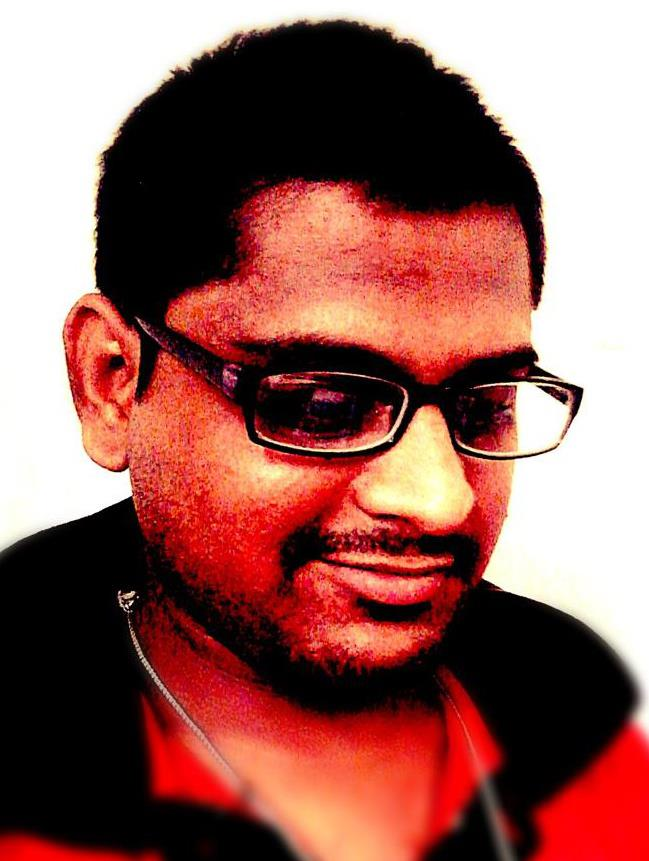
%> input picture HW09_Jain_Yash/mypic2.jpg, 649 x 861 px
$ octave --eval "HW09_part6('mypic2.jpg');"   (GNU Octave 9; MATLAB toolbox functions it lacks are replaced by stand-ins)
%> lines starting %> are read from the running program, lines starting %| are printed output that depends on the picture
function HW09_part6(filename)
%> called with filename = 'mypic2.jpg'
    % Reading the input image
    im = imread(filename);
%> im is the input picture: size 861x649x3 uint8; mean R, G, B 149.3, 97.4, 91

    edges = find_edges(im);
%> in find_edges, `im_edges        = im_in - im_blurred;`:
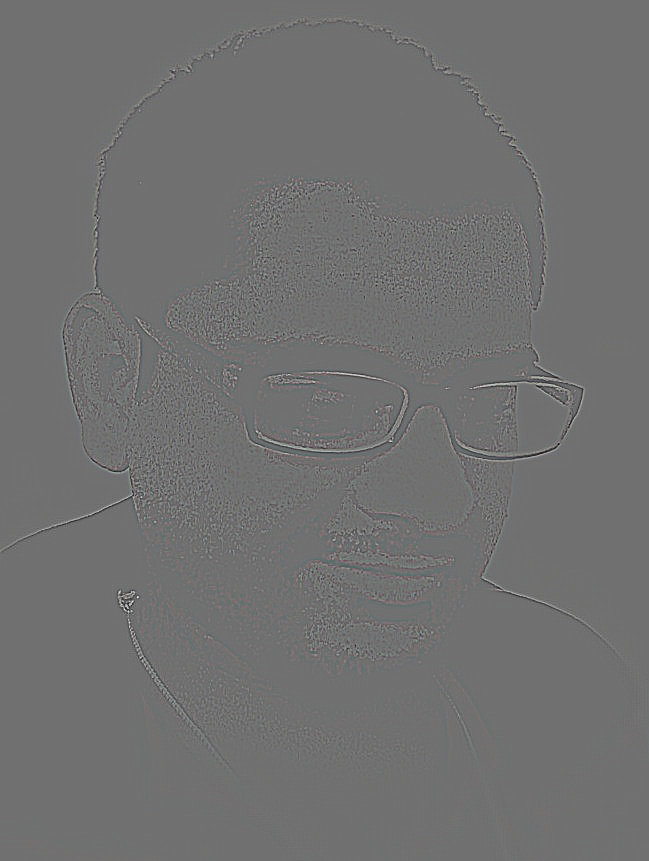
%> im_edges: size 861x649x3 double; mean R, G, B -5.01e-07, -2.63e-07, -3.78e-07; drawn with min black and max white
%> in find_edges, `im_new          = im_in + edge_amount_to_add_back_in * im_edges;`:
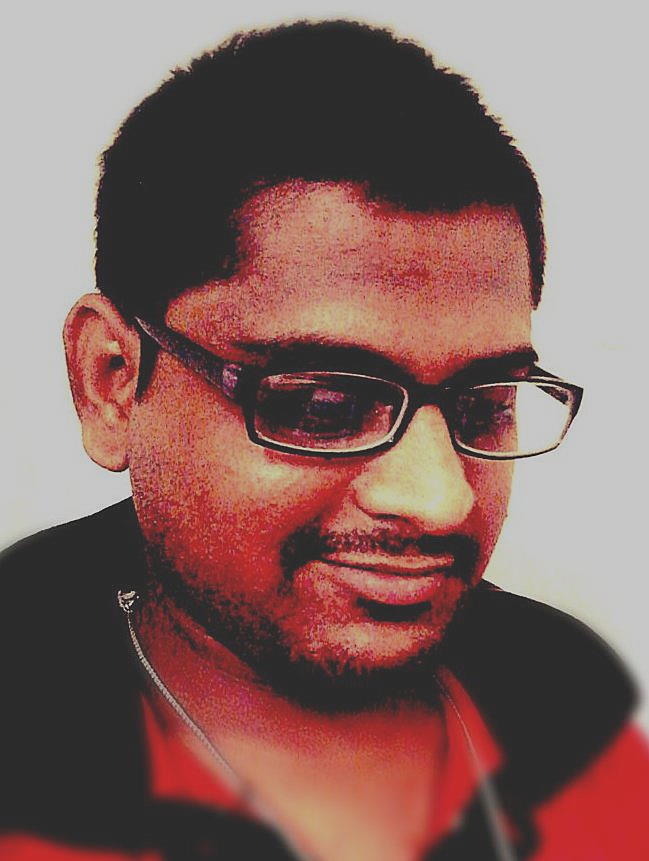
%> im_new: size 861x649x3 double; mean R, G, B 0.585, 0.382, 0.357; mean of the top-left, top-right, bottom-left and bottom-right quarters 0.495, 0.586, 0.26, 0.425; drawn with min black and max white
    thresholdEdge = strengthEdge(edges);
%> in strengthEdge, `max1 = max(edges(:));`: max1 = 0.511
%> after the loop in strengthEdge, `for ii = 1 : dims(1)`:
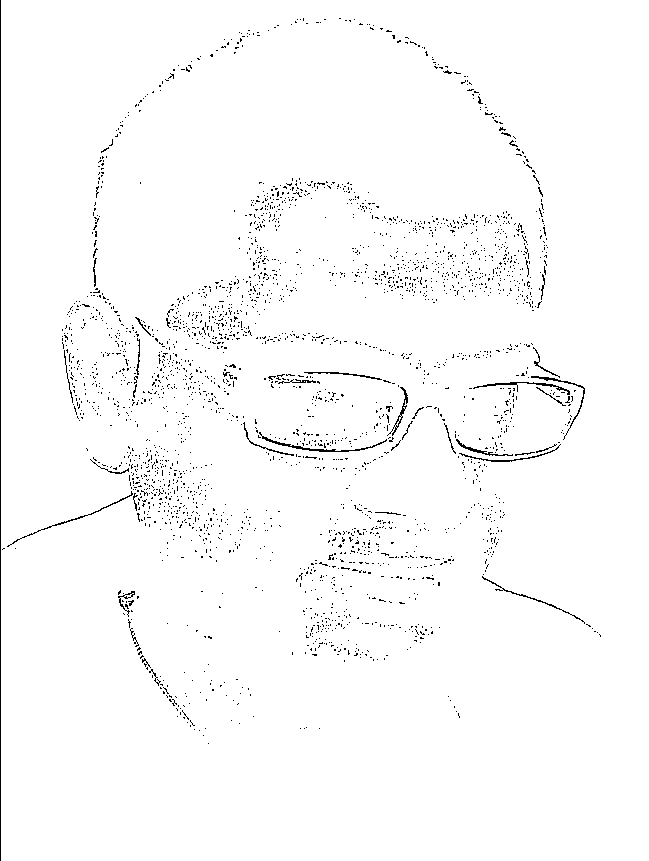
%> out: size 861x649 double; values 0 (black) and 1 (white), 98.2% white; black in thin lines or dots

    % Getting dimension of the input image
    dims = size( im );
%> dims = [861 649 3]

    % Displaying the original image
    figure;
    imagesc(im);
    k = 40;

    % Taking the LAB color space of given input image
    im          = rgb2lab(im);
%> im: size 861x649x3 double; mean of channels 1, 2, 3 47, 18.4, 15.5

    % Applying gaussinan filter to get the smoothen edges
    fltr        = fspecial( 'gauss', 15, 4 );
    im          = imfilter( im, fltr, 'same', 'repl' );
%> im: size 861x649x3 double; mean of channels 1, 2, 3 46.5, 18.3, 15.4

    % Gathering the x and y corrdinates to pass
    [xs, ys]    = meshgrid( 1:dims(2), 1:dims(1) );

    first       = im(:,:,1);
    second      = im(:,:,2);
    third       = im(:,:,3);
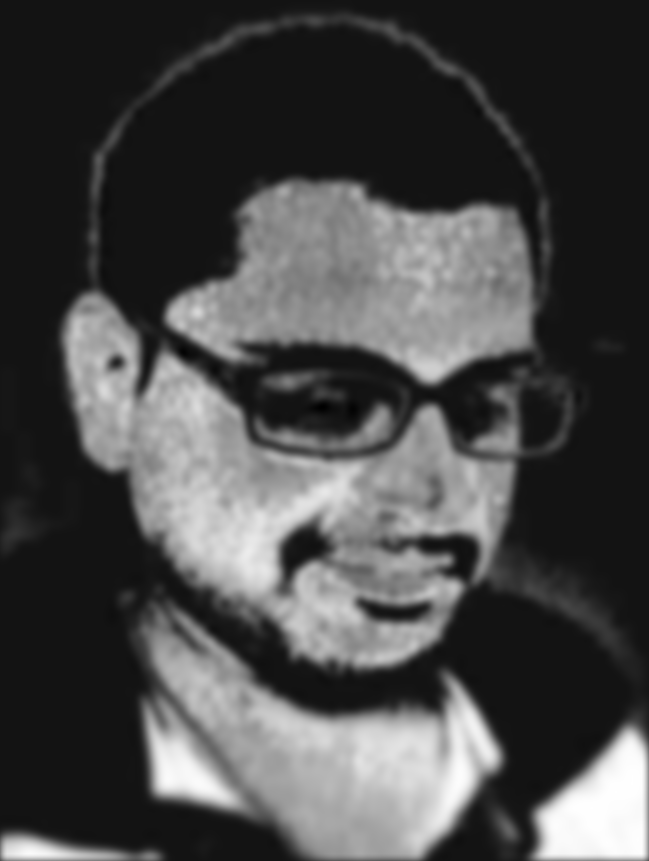
%> third: size 861x649 double; min -5.57, max 67, mean 15.4; drawn with min black and max white

    % Adjusting attributes
    xs1     = xs / 10 ; % balanceTheRange(xs);
    ys1     = ys / 10; % balanceTheRange(ys);
    first1   = first; % balanceTheRange(first);
    second1  = second; % balanceTheRange(second);
    third1   = third; % balanceTheRange(third);

    % Creating single attribute by combining l, a, b, x and y
    attributes  = [  double(first1(:)), double(second1(:)) ...
                    ,double(third1(:)),xs1(:), ys1(:)];

    % Applying k-means
    [cluster_id, centroids] = kmeans( attributes, k, 'MaxIter', 1 );
%> centroids = 40 rows, first 8: [99.46 -0.0558 0.275 54.25 6.57; 57.1 35.88 27.77 23.82 77.31; 3.12 2.82 1.14 14.28 36.12; 73.91 29.96 40.42 31.81 81.21; 39.22 52.49 34.72 28.81 25.99; 97.67 -0.584 2.37 58.08 54.4; 53.35 47.12 36.57 13.22 39.54; 48.76 65.93 50.96 30.64 73.37]
    % Creating image from the clustered output
    im_new      = reshape( cluster_id, dims(1), dims(2) );
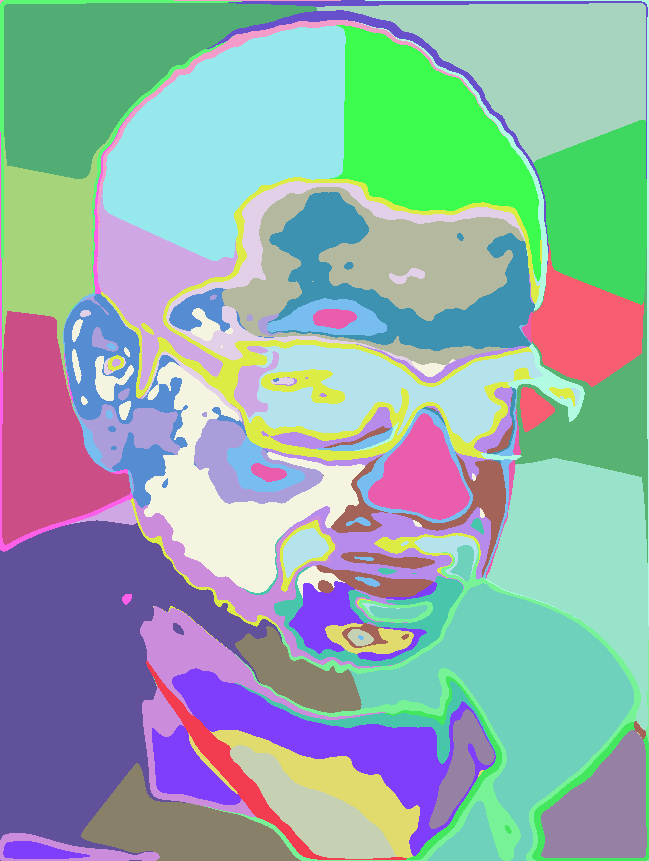
%> im_new: size 861x649 double; 40 distinct labels, from 1 to 40; one colour per label, 0 black

    lab_colormap = centroids( :, 1:3 );
%> lab_colormap = 40 rows, first 12: [99.46 -0.0558 0.275; 57.1 35.88 27.77; 3.12 2.82 1.14; 73.91 29.96 40.42; 39.22 52.49 34.72; 97.67 -0.584 2.37; 53.35 47.12 36.57; 48.76 65.93 50.96; 73.65 23.85 35.2; 51.13 77.06 63.3; 64.8 42.9 40.93; 94.83 1.68 4.52]
    rgb_colormap = lab2rgb( lab_colormap );
%> rgb_colormap = 40 rows, first 12: [0.994 0.994 0.992; 0.807 0.432 0.355; 0.0709 0.0357 0.0343; 0.989 0.623 0.427; 0.682 0.164 0.153; 0.977 0.974 0.956; 0.829 0.347 0.263; 0.87 0.171 0.123; 0.944 0.639 0.461; 0.957 0.0238 0.0262; 0.95 0.482 0.338; 0.97 0.936 0.908]

    %im_out = apply_borders(im_new,thresholdEdge);
    im_o = apply_borders(im_new,thresholdEdge);
    figure;
    imagesc( im_new );
    colorbar;
    colormap( rgb_colormap );
end

function res = apply_borders(im_out,out)
    dims = size(im_out);
%> dims = [861 649]
    for ii = 1: dims(1)
        for jj = 1:dims(2)
            if(out(ii,jj)~=1)
                im_out(ii,jj) = 0;
            end
        end
    end
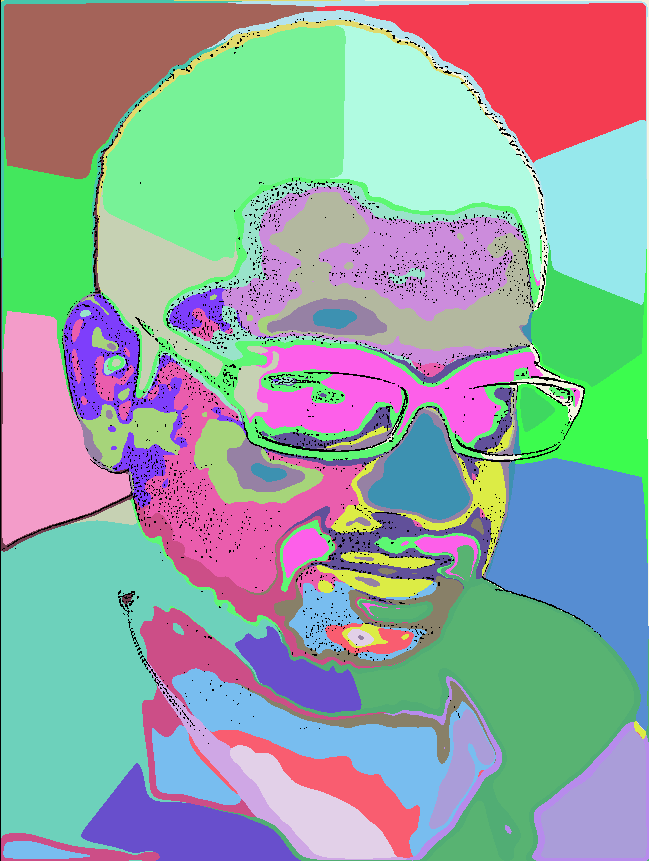
%> im_out: size 861x649 double; 41 distinct labels, from 0 to 40; one colour per label, 0 black

    avg =fspecial('average',4);
    im_out = imfilter(im_out,avg);
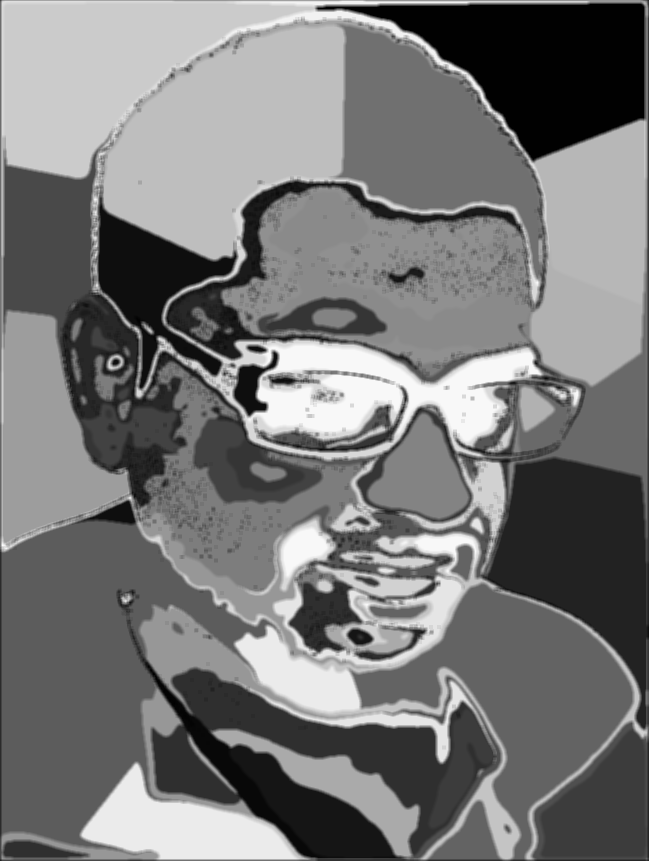
%> im_out: size 861x649 double; min 0.75, max 40, mean 19.2; drawn with min black and max white
    res = im_out;
end

function edges = find_edges(im)
    FS = 18;

    edge_amount_to_add_back_in = 0.75;

    im_in               = im2double( im );

    figure('Position',[10 10 768 768] );
    imagesc( im_in );
    colormap(gray);
    title( 'Input Image', 'FontSize', FS  );

    std_set         = 1;


        std_dev         = std_set;
        gauss_filter    = fspecial( 'gauss', 15, std_dev );
        im_blurred      = imfilter( im_in, gauss_filter, 'same', 'replicate' );
        ttl             = sprintf('Gaussian local average, with \\sigma of %6.2f ', std_dev );

        %
        %  Compute an estimate of the edges as the blurred image
        %  minus the original image:
        %
        im_edges        = im_in - im_blurred;

        %
        %  Enhance the image, by adding some amount of the
        %  estimated edges back on to the original image:
        %
        im_new          = im_in + edge_amount_to_add_back_in * im_edges;

        imagesc( im_new );
        colormap(gray);
        title( ttl, 'FontSize', FS );

        pause( 2 );
        edges = im_edges;
end

function res = strengthEdge(edges)
    max1 = max(edges(:));
    dims = size(edges);
    out = zeros(dims(1),dims(2));
    for ii = 1 : dims(1)
        for jj = 2 : dims(2)
            if edges(ii,jj) > max1/8
                out(ii,jj) = 0;
            else
                out(ii,jj) = 1;
            end
        end
    end
    figure;
    imagesc(out);
    colormap(gray);
    res = out;
end
